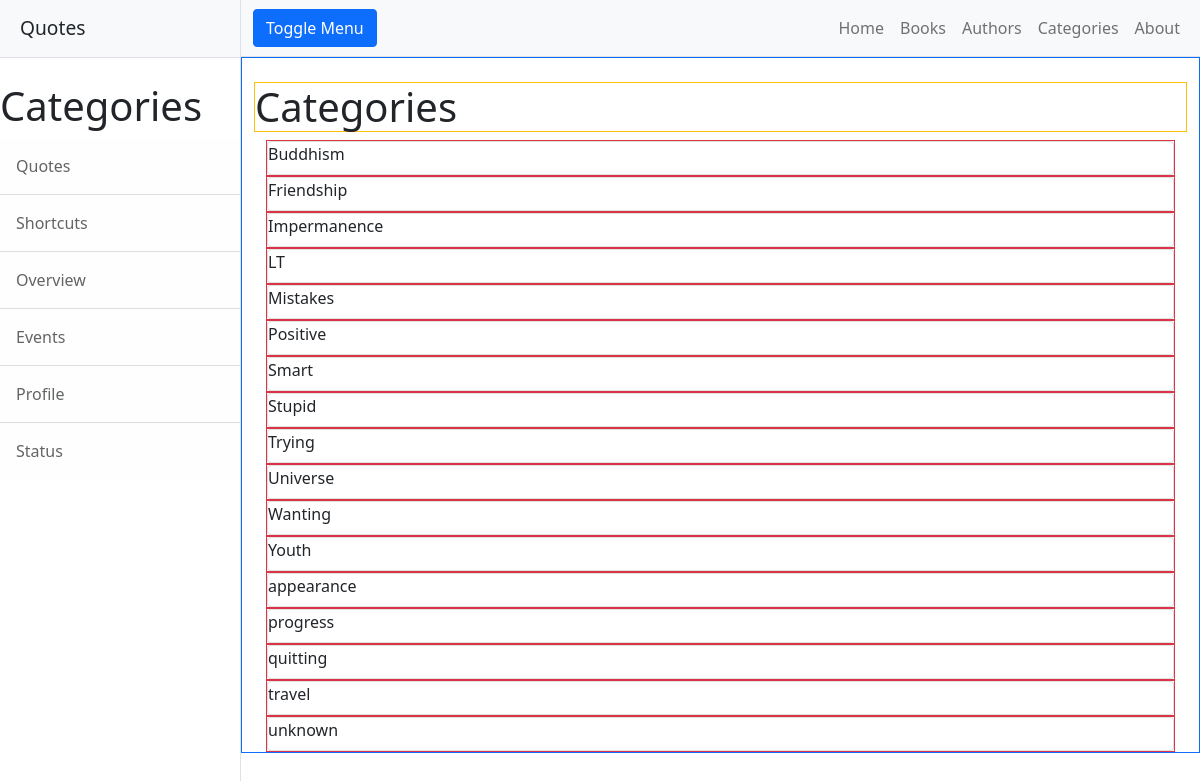
Page /categories/ on the committed database.
### app1/models.py (models this page shows, shortened)
class Category(models.Model):
    name = models.CharField(max_length=50, null=True)
    class Meta:
        ordering = ['name']

### app1/views.py (the view)
# urls.py: path("categories/", views.categories, name="categories"),
def categories(request):
    return render(request=request,
                  template_name="app1/categories.html",
                  context={"category": Category.objects.all})

### app1/templates/app1/categories.html (shortened to what this page needs)
{% extends 'app1/header.html' %}
{% load static %}
{% block content %}
<div class="container-fluid border border-primary">
    <h1 class="mt-4 border border-warning">Categories</h1>
    {% for cat in category %}
    <div class="container"
	<div class="row">
	    <div class="col s12 m6 border border-danger">
		<div class="card hoverable">
		    <span class="card-title">{{cat.name}}</span>
		</div>
	    </div>
	</div>
	{% endfor %}
    </div>
</div>
</div>
    </body>
</html>
{% endblock %}

### rows in the picture
Category: name "Buddhism"
Category: name "Friendship"
Category: name "Impermanence"
Category: name "LT"
Category: name "Mistakes"
Category: name "Positive"
Category: name "Smart"
Category: name "Stupid"
Category: name "Trying"
Category: name "Universe"
Category: name "Wanting"
Category: name "Youth"
Category: name "appearance"
Category: name "progress"
Category: name "quitting"
Category: name "travel"
Category: name "unknown"
